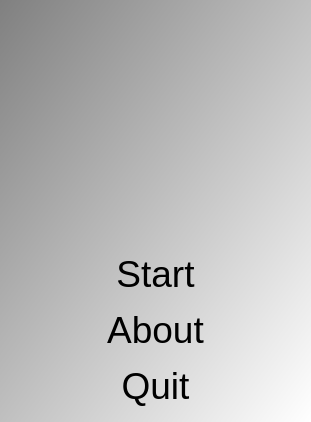
<?xml version="1.0" encoding="UTF-8"?>
<ui version="4.0">
 <class>QtPaperRockScissorsMenuDialog</class>
 <widget class="QDialog" name="QtPaperRockScissorsMenuDialog">
  <property name="geometry">
   <rect>
    <x>0</x>
    <y>0</y>
    <width>311</width>
    <height>422</height>
   </rect>
  </property>
  <property name="font">
   <font>
    <pointsize>28</pointsize>
   </font>
  </property>
  <property name="windowTitle">
   <string>PaperRockScissors</string>
  </property>
  <property name="styleSheet">
   <string notr="true">QDialog { 
background-color: qlineargradient(x1: 0, y1: 0, x2: 1, y2: 1, stop: 0  #808080, stop: 1 #ffffff);
}
QPushButton { background-color: rgb(255, 255, 255);  }
QPushButton { color: rgb(0,0,0); }
QPushButton { font: 48px, &quot;monospace&quot; }</string>
  </property>
  <layout class="QVBoxLayout" name="verticalLayout">
   <item>
    <widget class="QLabel" name="image_welcome">
     <property name="text">
      <string/>
     </property>
     <property name="pixmap">
      <pixmap resource="ToolPaperRockScissors.qrc">:/images/ToolPaperRockScissorsWelcome.png</pixmap>
     </property>
     <property name="alignment">
      <set>Qt::AlignCenter</set>
     </property>
    </widget>
   </item>
   <item>
    <widget class="QPushButton" name="button_start">
     <property name="text">
      <string>Start</string>
     </property>
     <property name="flat">
      <bool>true</bool>
     </property>
    </widget>
   </item>
   <item>
    <widget class="QPushButton" name="button_about">
     <property name="text">
      <string>About</string>
     </property>
     <property name="flat">
      <bool>true</bool>
     </property>
    </widget>
   </item>
   <item>
    <widget class="QPushButton" name="button_quit">
     <property name="text">
      <string>Quit</string>
     </property>
     <property name="flat">
      <bool>true</bool>
     </property>
    </widget>
   </item>
  </layout>
 </widget>
 <layoutdefault spacing="6" margin="11"/>
 <resources>
  <include location="ToolPaperRockScissors.qrc"/>
 </resources>
 <connections/>
</ui>
